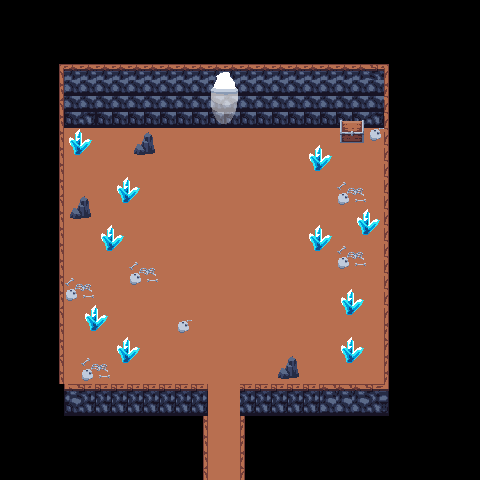

A 2D game scene composited from a Tiled map and its tileset images. What follows is a short description and the map's XML, with every tile layer's data as written:
An orthogonal 30x30 tile map with 16x16 px tiles, 2 tile layers (Calque de Tuiles 1, fenetre), 2 tilesets and 21 objects (16x collision, collison, iut2_exit, spawn_iut2).

<map version="1.10" tiledversion="1.10.2" orientation="orthogonal" renderorder="right-down" width="30" height="30" tilewidth="16" tileheight="16" infinite="0" nextlayerid="4" nextobjectid="23">
 <tileset firstgid="1" source="donjon2.tsx" />
 <tileset firstgid="257" source="donjon.tsx" />
 <layer id="1" name="Calque de Tuiles 1" width="30" height="30">
  <data encoding="csv">
0,0,0,0,0,0,0,0,0,0,0,0,0,0,0,0,0,0,0,0,0,0,0,0,0,0,0,0,0,0,
0,0,0,0,0,0,0,0,0,0,0,0,0,0,0,0,0,0,0,0,0,0,0,0,0,0,0,0,0,0,
0,0,0,0,0,0,0,0,0,0,0,0,0,0,0,0,0,0,0,0,0,0,0,0,0,0,0,0,0,0,
0,0,0,0,0,0,0,0,0,0,0,0,0,0,0,0,0,0,0,0,0,0,0,0,0,0,0,0,0,0,
0,0,0,2,3,3,3,3,3,3,3,3,3,3,3,3,3,3,3,3,3,3,3,4,5,0,0,0,0,0,
0,0,0,18,83,83,83,83,83,83,83,83,83,83,83,83,83,83,83,83,83,83,83,83,21,0,0,0,0,0,
0,0,0,34,83,83,83,83,83,83,83,83,83,83,83,83,83,83,83,83,83,83,83,83,5,0,0,0,0,0,
0,0,0,50,87,88,87,87,87,87,87,87,87,87,87,87,87,87,87,87,87,87,87,88,5,0,0,0,0,0,
0,0,0,50,178,179,180,181,181,165,149,149,149,149,149,162,178,178,178,146,147,148,149,181,5,0,0,0,0,0,
0,0,0,50,194,195,196,197,197,181,165,165,149,165,165,178,194,194,194,146,147,148,149,197,5,0,0,0,0,0,
0,0,0,50,146,194,195,196,197,197,181,181,165,149,181,194,194,195,196,146,147,148,149,197,5,0,0,0,0,0,
0,0,0,18,146,147,194,195,196,197,197,197,181,165,149,146,147,162,194,146,146,147,148,149,5,0,0,0,0,0,
0,0,0,34,146,147,148,149,194,195,196,197,197,181,146,147,146,178,194,162,162,163,164,165,5,0,0,0,0,0,
0,0,0,50,146,147,148,149,181,181,194,195,196,197,146,146,162,194,195,178,178,179,180,181,5,0,0,0,0,0,
0,0,0,50,146,147,148,146,146,146,162,194,195,146,162,162,178,194,146,194,194,195,196,197,5,0,0,0,0,0,
0,0,0,50,146,146,146,162,162,162,178,194,195,162,178,178,194,195,146,194,195,196,197,197,5,0,0,0,0,0,
0,0,0,50,146,162,162,178,178,178,194,194,195,178,194,194,146,147,148,149,194,195,196,197,5,0,0,0,0,0,
0,0,0,50,162,178,178,194,194,194,195,196,197,194,194,146,147,148,149,149,194,195,196,197,5,0,0,0,0,0,
0,0,0,18,178,194,194,195,196,197,197,196,197,196,197,146,146,146,147,148,194,195,196,197,5,0,0,0,0,0,
0,0,0,34,194,194,195,196,197,197,194,195,196,197,195,162,162,162,146,147,194,195,196,197,5,0,0,0,0,0,
0,0,0,50,146,194,195,196,197,162,178,194,194,195,196,178,178,178,146,146,194,195,196,197,21,0,0,0,0,0,
0,0,0,18,162,162,162,162,162,178,194,194,195,196,197,194,194,194,162,162,194,195,196,197,37,0,0,0,0,0,
0,0,0,34,178,178,178,178,178,194,194,194,194,178,178,194,195,196,178,178,194,195,196,197,53,0,0,0,0,0,
0,0,0,50,194,194,194,194,194,194,195,196,197,194,194,194,195,196,194,194,194,195,196,197,53,0,0,0,0,0,
0,0,0,0,71,72,72,72,72,72,72,72,72,72,72,72,72,72,72,72,67,67,67,68,69,0,0,0,0,0,
0,0,0,0,87,88,88,88,88,88,88,88,88,88,88,88,88,88,88,88,83,83,83,84,85,0,0,0,0,0,
0,0,0,0,0,0,0,0,0,0,0,0,0,0,0,0,0,0,0,0,0,0,0,0,0,0,0,0,0,0,
0,0,0,0,0,0,0,0,0,0,0,0,0,0,0,0,0,0,0,0,0,0,0,0,0,0,0,0,0,0,
0,0,0,0,0,0,0,0,0,0,0,0,0,0,0,0,0,0,0,0,0,0,0,0,0,0,0,0,0,0,
0,0,0,0,0,0,0,0,0,0,0,0,0,0,0,0,0,0,0,0,0,0,0,0,0,0,0,0,0,0
</data>
 </layer>
 <layer id="2" name="fenetre" width="30" height="30">
  <data encoding="csv">
0,0,0,0,0,0,0,0,0,0,0,0,0,0,0,0,0,0,0,0,0,0,0,0,0,0,0,0,0,0,
0,0,0,0,0,0,0,0,0,0,0,0,0,0,0,0,0,0,0,0,0,0,0,0,0,0,0,0,0,0,
0,0,0,0,0,0,0,0,0,0,0,0,0,0,0,0,0,0,0,0,0,0,0,0,0,0,0,0,0,0,
0,0,0,0,0,0,0,0,0,0,0,0,0,0,0,0,0,0,0,0,0,0,0,0,0,0,0,0,0,0,
0,0,0,0,0,0,0,0,0,0,0,0,0,11,12,0,0,0,0,0,0,0,0,0,0,0,0,0,0,0,
0,0,0,0,0,0,0,0,0,0,0,0,0,27,28,0,0,0,0,0,0,0,0,0,0,0,0,0,0,0,
0,0,0,0,0,0,0,0,0,0,0,0,0,43,44,0,0,0,0,0,0,0,0,0,0,0,0,0,0,0,
0,0,0,0,0,0,0,0,0,0,0,0,0,59,60,0,0,0,0,0,0,257,258,0,0,0,0,0,0,0,
0,0,0,0,75,76,0,0,15,16,0,0,0,0,0,0,0,0,0,0,0,263,264,95,0,0,0,0,0,0,
0,0,0,0,91,92,0,0,31,32,0,0,0,0,0,0,0,0,0,75,76,0,0,0,0,0,0,0,0,0,
0,0,0,0,0,0,0,0,0,0,0,0,0,0,0,0,0,0,0,91,92,0,0,0,0,0,0,0,0,0,
0,0,0,0,0,0,0,75,76,0,0,0,0,0,0,0,0,0,0,0,0,79,80,0,0,0,0,0,0,0,
0,0,0,0,15,16,0,91,92,0,0,0,0,0,0,0,0,0,0,0,0,95,96,0,0,0,0,0,0,0,
0,0,0,0,31,32,0,0,0,0,0,0,0,0,0,0,0,0,0,0,0,0,75,76,0,0,0,0,0,0,
0,0,0,0,0,0,75,76,0,0,0,0,0,0,0,0,0,0,0,75,76,0,91,92,0,0,0,0,0,0,
0,0,0,0,0,0,91,92,0,0,0,0,0,0,0,0,0,0,0,91,92,79,80,0,0,0,0,0,0,0,
0,0,0,0,0,0,0,0,79,80,0,0,0,0,0,0,0,0,0,0,0,95,96,0,0,0,0,0,0,0,
0,0,0,0,79,80,0,0,95,96,0,0,0,0,0,0,0,0,0,0,0,0,0,0,0,0,0,0,0,0,
0,0,0,0,95,96,0,0,0,0,0,0,0,0,0,0,0,0,0,0,0,75,76,0,0,0,0,0,0,0,
0,0,0,0,0,75,76,0,0,0,0,0,0,0,0,0,0,0,0,0,0,91,92,0,0,0,0,0,0,0,
0,0,0,0,0,91,92,0,0,0,0,95,0,0,0,0,0,0,0,0,0,0,0,0,0,0,0,0,0,0,
0,0,0,0,0,0,0,75,76,0,0,0,0,0,0,0,0,0,0,0,0,75,76,0,0,0,0,0,0,0,
0,0,0,0,0,79,80,91,92,0,0,0,0,0,0,0,0,15,16,0,0,91,92,0,0,0,0,0,0,0,
0,0,0,0,0,95,96,0,0,0,0,0,0,0,0,0,0,31,32,0,0,0,0,0,0,0,0,0,0,0,
0,0,0,0,0,0,0,0,0,0,0,0,0,163,164,0,0,0,0,0,0,0,0,0,0,0,0,0,0,0,
0,0,0,0,0,0,0,0,0,0,0,0,0,163,164,0,0,0,0,0,0,0,0,0,0,0,0,0,0,0,
0,0,0,0,0,0,0,0,0,0,0,0,18,163,164,21,0,0,0,0,0,0,0,0,0,0,0,0,0,0,
0,0,0,0,0,0,0,0,0,0,0,0,18,163,164,21,0,0,0,0,0,0,0,0,0,0,0,0,0,0,
0,0,0,0,0,0,0,0,0,0,0,0,18,163,164,21,0,0,0,0,0,0,0,0,0,0,0,0,0,0,
0,0,0,0,0,0,0,0,0,0,0,0,34,179,180,37,0,0,0,0,0,0,0,0,0,0,0,0,0,0
</data>
 </layer>
 <objectgroup id="3" name="Objects">
  <object id="1" type="collision" x="122.165" y="179.689" width="8.89548" height="22.5352" />
  <object id="2" type="collision" x="142.328" y="134.618" width="13.0467" height="18.384" />
  <object id="3" type="collison" x="72.9429" y="131.06" width="12.4537" height="21.9422" />
  <object id="4" x="78.8732" y="196.294" width="9.48851" height="21.3491" />
  <object id="5" type="collision" x="90.1408" y="304.818" width="7.11638" height="23.7213" />
  <object id="6" type="collision" x="122.165" y="339.214" width="8.89548" height="23.1282" />
  <object id="7" type="collision" x="288.213" y="356.412" width="10.0815" height="20.7561" />
  <object id="8" type="collision" x="345.145" y="338.621" width="11.2676" height="23.7213" />
  <object id="9" x="346.331" y="290.586" width="7.70941" height="24.9073" />
  <object id="10" type="collision" x="313.121" y="225.945" width="11.2676" height="24.9073" />
  <object id="11" type="collision" x="359.377" y="211.119" width="13.0467" height="24.9073" />
  <object id="12" type="collision" x="316.086" y="143.514" width="7.70941" height="27.8725" />
  <object id="13" type="collision" x="340.993" y="120.385" width="20.7561" height="20.7561" />
  <object id="14" type="collision" x="105.56" y="224.759" width="8.89548" height="23.1282" />
  <object id="15" type="collision" x="65.2335" y="115.641" width="271.609" height="10.6746" />
  <object id="16" type="collision" x="364.715" y="110.304" width="17.791" height="15.4188" />
  <object id="17" type="collision" x="57.5241" y="125.723" width="5.93032" height="260.934" />
  <object id="19" type="collision" x="383.099" y="128.095" width="6.52335" height="263.306" />
  <object id="20" type="collision" x="68.1987" y="383.099" width="311.342" height="6.52335" />
  <object id="21" name="iut2_exit" x="216.457" y="371.831" width="15.4188" height="7.70941" />
  <object id="22" name="spawn_iut2" x="209.34" y="327.354">
   <point />
  </object>
 </objectgroup>
</map>
